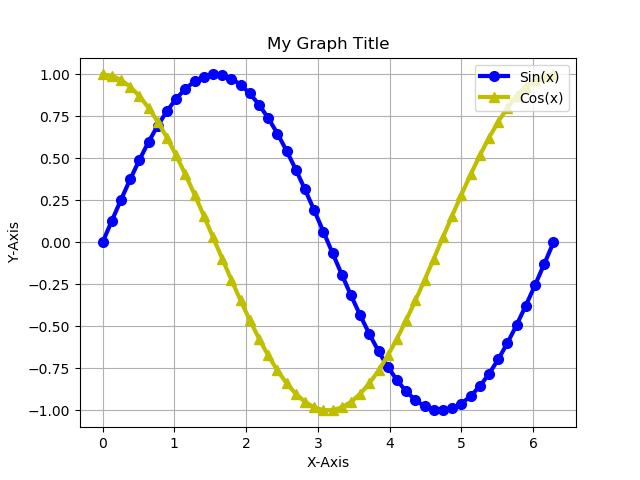

Reproduce this figure in Python.
# Force matplotlib to not use any Xwindows backend.
# https://stackoverflow.com/questions/4706451/how-to-save-a-figure-remotely-with-pylab/4706614#4706614
import matplotlib
matplotlib.use('Agg')

import matplotlib.pyplot as plt
import numpy as np

# Create an image to store our visual
fig=plt.figure()

# Create arrays to plot
# x=np.arange(-4,4,.1)
x=np.linspace(0,2*np.pi,50)
# y=np.square(x)
y=np.sin(x)
y2=np.cos(x)
# y3=np.square(x-2)-2
# y3=x*x-2

# Plot settings
plt.grid(True)
plt.title('My Graph Title')
plt.xlabel('X-Axis')
plt.ylabel('Y-Axis')
# plt.axis([0,5,2,11])

# Plot arrays
plt.plot(x,y,'b-o',linewidth=3,markersize=7,label='Sin(x)')
plt.plot(x,y2,'y-^',linewidth=3,markersize=7,label='Cos(x)')
# plt.plot(x,y3,'y:o',linewidth=3,markersize=7,label='third line')
plt.legend(loc='upper right')

# Instead of show (plt.show), save to image instead.
fig.savefig('matBasic2.png')

# On LittleFoot, this would've sfficed
# plt.show()
